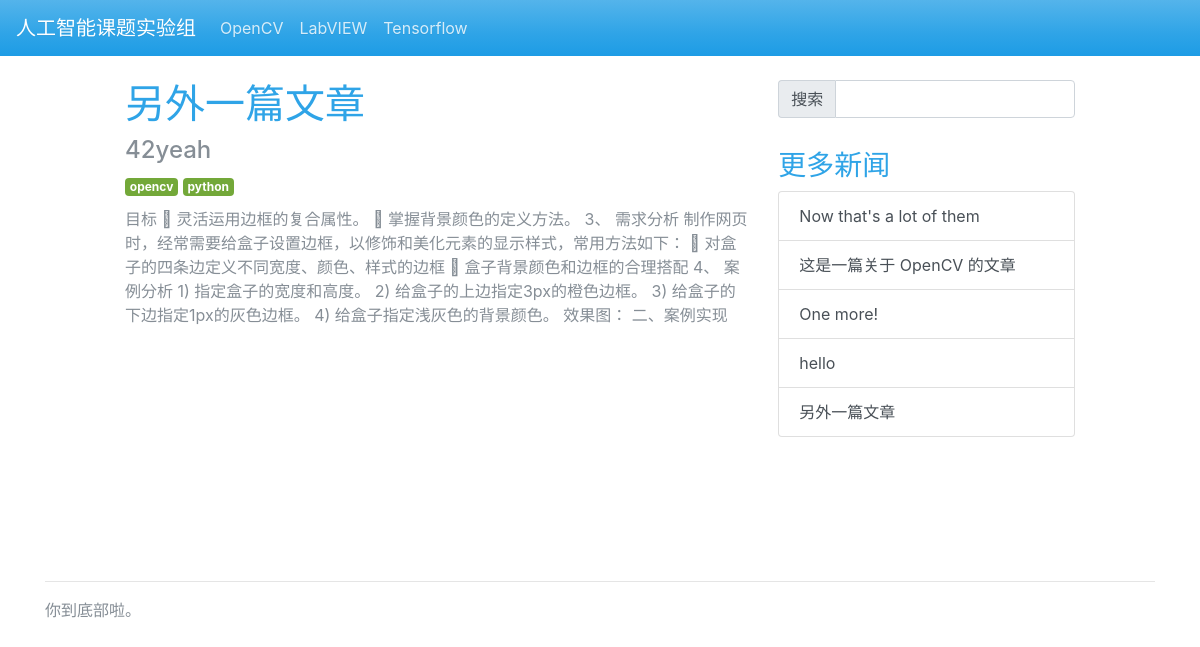
Screenshot of /entry/另外一篇文章 with the database file from the repository.
### main/models.py (models this page shows, shortened)
class Passage(models.Model):
    title = models.CharField(max_length=1024)
    author = models.CharField(max_length=1024)
    body = models.TextField()
    tags = models.CharField(max_length=1024)

### main/views.py (the view, shortened to what this page needs)
# urls.py: url(r'^entry/(.+)', entry),
def entry(request, e):
    ent = Passage.objects.filter(title=e)
    if (ent.__len__() <= 0):
        pass # no such entry
    badges = ent[0].tags.split(' ')
    con = {
        'badges': badges,
        'p': ent[0],
    }
    return render(request, 'entry.html', gen(con))

### main/views.py (called while the page is built)
def gen(con):
    entries = []
    if ((Passage.objects.all().__len__()) <= 5):
        entries = Passage.objects.all()
        con['entries'] = entries
        con['elen'] = entries.__len__()
        return con
    chose = []
    while (True):
        al = Passage.objects.all()
        r = random.randint(0, al.__len__() - 1)
        if r not in chose:
            print(r)
            chose.append(r)
            entries.append(al[r])
            if (chose.__len__() == 5):
                break
    con['entries'] = entries
    con['elen'] = 5
    return con

### templates/entry.html
{% extends "index.html" %}
{% block main %}
<h1>{{ p.title }}</h1>
<h4 class="text-muted">{{ p.author }}</h4>
<div class="bs-component" style="margin-bottom:10px">
    {% for badge in badges %}
    <span class="badge badge-success">{{ badge }}</span>
    {% endfor %}
</div>
<p>
    {{ p.body|safe }}
</p>
{% endblock %}

### templates/index.html (shortened to what this page needs)
<html>
    <head>
        {% load staticfiles %}
        <link rel="stylesheet" href="{% static 'css/bootstrap-cerulean.css' %}" type="text/css"/>
        <link rel="stylesheet" href="{% static 'css/pad.css' %}" type="text/css"/>
    </head>
    <body>
        <div class="bs-component">
            <nav class="navbar navbar-dark bg-primary fixed-top navbar-expand-lg">
                <a href="/" class="navbar-brand">人工智能课题实验组</a>
                <div class="collapse navbar-collapse" id="nb">
                    <ul class="navbar-nav mr-auto">
                        <li class="nav-item"><a href="/category/opencv" class="nav-link">OpenCV</a></li>
                        <li class="nav-item"><a href="/category/labview" class="nav-link">LabVIEW</a></li>
                        <li class="nav-item"><a href="/category/tensorflow" class="nav-link">Tensorflow</a></li>
                    </ul>
                </div>
            </nav>
        </div>
        <main class="container">
            <div class="pad">
                <div class="row">
                    <div class="col-lg-8">
                        {% block main %}
                        {% endblock %}
                    </div>
                    <div class="col-lg-4">
                        <form method="POST" action="/search/" style="margin-bottom: 15px;">
                            <fieldset>
                                <div class="form-group">
                                    <div class="input-group">
                                        <div class="input-group-addon">
                                            搜索
                                        </div>
                                        <input type="text" class="form-control" name="q">
                                    </div>
                                </div>
                            </fieldset>
                        </form>
                        <h3>更多新闻</h3>
                        <ul class="list-group" style="margin-top: 5px;">
                            {% for e in entries %}
                            <a href="/entry/{{ e.title }}" class="list-group-item list-group-item-action">
                                {{ e.title }}
                            </a>
                            {% endfor %}
                        </ul>
                    </div>
                </div>
            </div>
        </main>
        <footer class="container">
            <br /><br /><hr />
            <p>
                你到底部啦。
            </p>
        </footer>
    </body>
</html>

### main/static/css/pad.css (style rules this page uses)
.pad { padding: 5rem; }

### rows the page displays
Passage: title "另外一篇文章", author "42yeah", body "目标  灵活运用边框的复合属性。  掌握背景颜色的定义方法。 3、 需求分析 制作网页时，经常需要给盒子设置边框，以修饰和美化元素的显示样式，常用方法如下：  对盒子的四条边定义不同宽度、颜色、样式的边框  盒子背景颜色和边框的合理搭配 4、 案例分析 1) 指定盒子的宽度和高度。 2) 给盒子的上边指定3px的橙色边框。 3) 给盒子的下边指定1px的灰色边框。 4) 给盒子指定浅灰色的背景颜色。 效果图： 二、案例实现"
Passage: title "Now that's a lot of them"
Passage: title "这是一篇关于 OpenCV 的文章"
Passage: title "One more!"
Passage: title "hello"

### other values shown
{{ badge }} "opencv" "python"
